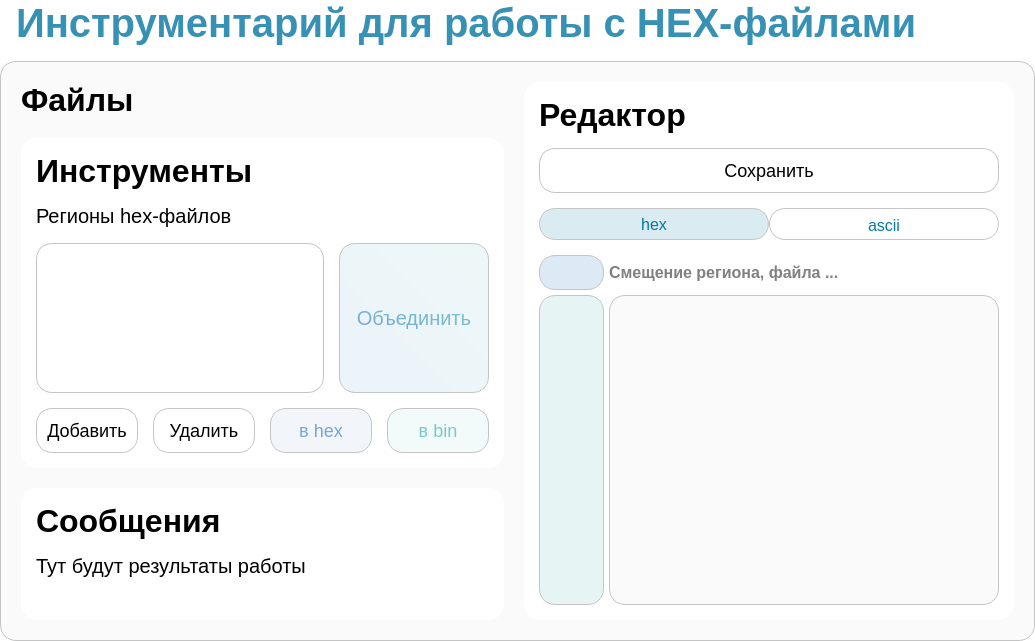
<?xml version="1.0" encoding="UTF-8"?>
<ui version="4.0">
 <class>Main</class>
 <widget class="QMainWindow" name="Main">
  <property name="geometry">
   <rect>
    <x>0</x>
    <y>0</y>
    <width>1035</width>
    <height>641</height>
   </rect>
  </property>
  <property name="windowTitle">
   <string>HEX files tools</string>
  </property>
  <property name="toolButtonStyle">
   <enum>Qt::ToolButtonTextUnderIcon</enum>
  </property>
  <widget class="QWidget" name="centralwidget">
   <property name="styleSheet">
    <string notr="true">QWidget
{
	background-color: #fff;
	color: #000;
}</string>
   </property>
   <layout class="QVBoxLayout" name="main_lt">
    <property name="spacing">
     <number>15</number>
    </property>
    <property name="leftMargin">
     <number>0</number>
    </property>
    <property name="topMargin">
     <number>0</number>
    </property>
    <property name="rightMargin">
     <number>0</number>
    </property>
    <property name="bottomMargin">
     <number>0</number>
    </property>
    <item>
     <widget class="QLabel" name="name_prj">
      <property name="sizePolicy">
       <sizepolicy hsizetype="Preferred" vsizetype="Maximum">
        <horstretch>0</horstretch>
        <verstretch>0</verstretch>
       </sizepolicy>
      </property>
      <property name="styleSheet">
       <string notr="true">QLabel
{
	font-family: 'Inter';
	font-weight: 700;
	font-size: 40px;
	color: qlineargradient(spread:pad, x1:0, y1:0, x2:1, y2:1, stop:0 rgba(7, 119, 164, 206));
	padding-left: 5px;
}</string>
      </property>
      <property name="text">
       <string>Инструментарий для работы с HEX-файлами</string>
      </property>
     </widget>
    </item>
    <item>
     <widget class="QFrame" name="main_frame_lt">
      <property name="styleSheet">
       <string notr="true">QFrame
{
	background-color: #FAFAFA;
	border: 1px solid #C4C4C4;
	border-radius: 16px;
}</string>
      </property>
      <property name="frameShape">
       <enum>QFrame::StyledPanel</enum>
      </property>
      <property name="frameShadow">
       <enum>QFrame::Raised</enum>
      </property>
      <layout class="QHBoxLayout" name="horizontalLayout_3">
       <property name="spacing">
        <number>20</number>
       </property>
       <property name="leftMargin">
        <number>20</number>
       </property>
       <property name="topMargin">
        <number>20</number>
       </property>
       <property name="rightMargin">
        <number>20</number>
       </property>
       <property name="bottomMargin">
        <number>20</number>
       </property>
       <item>
        <layout class="QVBoxLayout" name="left_lt">
         <property name="spacing">
          <number>20</number>
         </property>
         <item>
          <widget class="QFrame" name="files">
           <property name="sizePolicy">
            <sizepolicy hsizetype="Preferred" vsizetype="Maximum">
             <horstretch>0</horstretch>
             <verstretch>0</verstretch>
            </sizepolicy>
           </property>
           <property name="styleSheet">
            <string notr="true">QFrame 
{
	border: 0;
	background-color: qlineargradient(spread:pad, x1:0, y1:0, x2:1, y2:0, stop:0 rgba(0, 0, 0, 0));
}

QLabel 
{
	font-family: 'Inter';
	font-weight: 700;
	font-size: 32px;
	color: #000000;
	border: 0;
	text-align: left;
}

QToolButton
{
	padding: 10 0 -5 0;
	font-family: 'Inter';
	font-weight: 400;
	font-size: 14px;
	position: top;
	background-color: #FFFFFF;
	border: 1px solid #C4C4C4;
	border-radius: 16px;
}

QToolButton::hover
{
	background-color: rgba(196, 196, 196, 0.125);
	border: 1px solid #C4C4C4;
}

QToolButton::pressed
{
	background-color: rgba(196, 196, 196, 0.25);
	border: 1px solid #C4C4C4;
}
</string>
           </property>
           <property name="frameShape">
            <enum>QFrame::StyledPanel</enum>
           </property>
           <property name="frameShadow">
            <enum>QFrame::Raised</enum>
           </property>
           <layout class="QVBoxLayout" name="verticalLayout_3">
            <property name="spacing">
             <number>15</number>
            </property>
            <property name="leftMargin">
             <number>0</number>
            </property>
            <property name="topMargin">
             <number>0</number>
            </property>
            <property name="rightMargin">
             <number>0</number>
            </property>
            <property name="bottomMargin">
             <number>0</number>
            </property>
            <item>
             <widget class="QLabel" name="files_title">
              <property name="sizePolicy">
               <sizepolicy hsizetype="Preferred" vsizetype="Maximum">
                <horstretch>0</horstretch>
                <verstretch>0</verstretch>
               </sizepolicy>
              </property>
              <property name="autoFillBackground">
               <bool>false</bool>
              </property>
              <property name="styleSheet">
               <string notr="true"/>
              </property>
              <property name="text">
               <string>Файлы</string>
              </property>
             </widget>
            </item>
            <item>
             <layout class="QHBoxLayout" name="files_lt">
              <property name="spacing">
               <number>15</number>
              </property>
              <property name="sizeConstraint">
               <enum>QLayout::SetDefaultConstraint</enum>
              </property>
             </layout>
            </item>
           </layout>
          </widget>
         </item>
         <item>
          <widget class="QFrame" name="tools">
           <property name="sizePolicy">
            <sizepolicy hsizetype="Preferred" vsizetype="Maximum">
             <horstretch>0</horstretch>
             <verstretch>0</verstretch>
            </sizepolicy>
           </property>
           <property name="styleSheet">
            <string notr="true">QFrame
{
	background-color: rgb(255, 255, 255);
	border: 0;
}

QLabel 
{
	font-family: 'Inter';
	font-weight: 700;
	font-size: 32px;
	color: #000000;
	border: 0;
	text-align: left;
}</string>
           </property>
           <property name="frameShape">
            <enum>QFrame::StyledPanel</enum>
           </property>
           <property name="frameShadow">
            <enum>QFrame::Raised</enum>
           </property>
           <layout class="QVBoxLayout" name="verticalLayout_6">
            <property name="spacing">
             <number>15</number>
            </property>
            <property name="leftMargin">
             <number>15</number>
            </property>
            <property name="topMargin">
             <number>15</number>
            </property>
            <property name="rightMargin">
             <number>15</number>
            </property>
            <property name="bottomMargin">
             <number>15</number>
            </property>
            <item>
             <widget class="QLabel" name="tools_title">
              <property name="text">
               <string>Инструменты</string>
              </property>
             </widget>
            </item>
            <item>
             <layout class="QGridLayout" name="reg_merge_lt">
              <item row="1" column="1">
               <widget class="QToolButton" name="btn_merge">
                <property name="sizePolicy">
                 <sizepolicy hsizetype="Expanding" vsizetype="Expanding">
                  <horstretch>0</horstretch>
                  <verstretch>0</verstretch>
                 </sizepolicy>
                </property>
                <property name="minimumSize">
                 <size>
                  <width>150</width>
                  <height>150</height>
                 </size>
                </property>
                <property name="maximumSize">
                 <size>
                  <width>150</width>
                  <height>150</height>
                 </size>
                </property>
                <property name="cursor">
                 <cursorShape>PointingHandCursor</cursorShape>
                </property>
                <property name="styleSheet">
                 <string notr="true">QToolButton
{
	padding: 0;
	font-family: 'Inter';
	font-weight: 400;
	font-size: 20px;
	color: qlineargradient(spread:pad, x1:0, y1:1, x2:1, y2:0, stop:0 rgba(119, 164, 211, 255), stop:1 rgba(121, 201, 202, 255));
	background-color: qlineargradient(spread:pad, x1:0, y1:1, x2:1, y2:0, stop:0 rgba(119, 164, 211, 35), stop:1 rgba(121, 201, 202, 35));
	border: 1px solid #C4C4C4;
	border-radius: 16px;
}

QToolButton::hover
{
	background-color: qlineargradient(spread:pad, x1:0, y1:1, x2:1, y2:0, stop:0 rgba(119, 164, 211, 50), stop:1 rgba(121, 201, 202, 50));
	border: 1px solid #C4C4C4;
}

QToolButton::pressed
{
	background-color: qlineargradient(spread:pad, x1:0, y1:1, x2:1, y2:0, stop:0 rgba(119, 164, 211, 70), stop:1 rgba(121, 201, 202, 70));
}</string>
                </property>
                <property name="text">
                 <string>Объединить</string>
                </property>
                <property name="icon">
                 <iconset resource="files.qrc">
                  <normaloff>:/icons/icons/merge.png</normaloff>:/icons/icons/merge.png</iconset>
                </property>
                <property name="iconSize">
                 <size>
                  <width>100</width>
                  <height>100</height>
                 </size>
                </property>
                <property name="shortcut">
                 <string>Ctrl+M</string>
                </property>
                <property name="checked">
                 <bool>false</bool>
                </property>
                <property name="toolButtonStyle">
                 <enum>Qt::ToolButtonTextUnderIcon</enum>
                </property>
               </widget>
              </item>
              <item row="0" column="0">
               <widget class="QLabel" name="reg_title">
                <property name="styleSheet">
                 <string notr="true">QLabel 
{
	font-family: 'Inter';
	font-weight: 400;
	font-size: 20px;
	color: #000000;
	border: 0;
	text-align: left;
}</string>
                </property>
                <property name="text">
                 <string>Регионы hex-файлов</string>
                </property>
               </widget>
              </item>
              <item row="1" column="0">
               <widget class="QListWidget" name="reg_list">
                <property name="sizePolicy">
                 <sizepolicy hsizetype="Expanding" vsizetype="Expanding">
                  <horstretch>0</horstretch>
                  <verstretch>0</verstretch>
                 </sizepolicy>
                </property>
                <property name="minimumSize">
                 <size>
                  <width>0</width>
                  <height>150</height>
                 </size>
                </property>
                <property name="maximumSize">
                 <size>
                  <width>16777215</width>
                  <height>150</height>
                 </size>
                </property>
                <property name="styleSheet">
                 <string notr="true">QListWidget
{
	padding: 5px;
	font-family: 'JetBrains Mono';
	font-size: 16px;
	border: 1px solid #C4C4C4;
	border-radius: 16px;
}

QListWidget::item
{
	border-bottom: 1px solid #C4C4C4;
	selection-color: rgb(7, 119, 164);
	selection-background-color: rgb(0, 0, 0);
}</string>
                </property>
                <property name="dragDropMode">
                 <enum>QAbstractItemView::InternalMove</enum>
                </property>
               </widget>
              </item>
             </layout>
            </item>
            <item>
             <layout class="QHBoxLayout" name="horizontalLayout">
              <property name="spacing">
               <number>15</number>
              </property>
              <property name="sizeConstraint">
               <enum>QLayout::SetDefaultConstraint</enum>
              </property>
              <item>
               <widget class="QPushButton" name="btn_new_reg">
                <property name="minimumSize">
                 <size>
                  <width>0</width>
                  <height>45</height>
                 </size>
                </property>
                <property name="cursor">
                 <cursorShape>PointingHandCursor</cursorShape>
                </property>
                <property name="styleSheet">
                 <string notr="true">QPushButton
{
	font-family: 'Inter';
	font-weight: 400;
	font-size: 18px;
	background-color: #fff;
	border: 1px solid #C4C4C4;
	border-radius: 16px;
}

QPushButton::hover
{
	background-color: rgba(196, 196, 196, 0.125);
}

QPushButton::pressed
{
	background-color: rgba(196, 196, 196, 0.25);
}</string>
                </property>
                <property name="text">
                 <string>Добавить</string>
                </property>
                <property name="iconSize">
                 <size>
                  <width>50</width>
                  <height>50</height>
                 </size>
                </property>
               </widget>
              </item>
              <item>
               <widget class="QPushButton" name="btn_del">
                <property name="enabled">
                 <bool>true</bool>
                </property>
                <property name="minimumSize">
                 <size>
                  <width>0</width>
                  <height>45</height>
                 </size>
                </property>
                <property name="maximumSize">
                 <size>
                  <width>16777215</width>
                  <height>50</height>
                 </size>
                </property>
                <property name="cursor">
                 <cursorShape>PointingHandCursor</cursorShape>
                </property>
                <property name="styleSheet">
                 <string notr="true">QPushButton
{
	font-family: 'Inter';
	font-weight: 400;
	font-size: 18px;
	background-color: #fff;
	border: 1px solid #C4C4C4;
	border-radius: 16px;
}

QPushButton::hover
{
	color: rgb(229, 46, 46);
	background-color: ;
	background-color: rgba(229, 46, 46, 0.1);
	border: 1px solid #C4C4C4;
}

QPushButton::pressed
{
	color: rgb(229, 46, 46);
	background-color: rgba(229, 46, 46, 0.15);
}</string>
                </property>
                <property name="text">
                 <string>Удалить</string>
                </property>
                <property name="iconSize">
                 <size>
                  <width>50</width>
                  <height>50</height>
                 </size>
                </property>
                <property name="shortcut">
                 <string>Ctrl+D</string>
                </property>
               </widget>
              </item>
              <item>
               <widget class="QPushButton" name="btn_exp_hex">
                <property name="minimumSize">
                 <size>
                  <width>0</width>
                  <height>45</height>
                 </size>
                </property>
                <property name="cursor">
                 <cursorShape>PointingHandCursor</cursorShape>
                </property>
                <property name="styleSheet">
                 <string notr="true">QPushButton
{
	font-family: 'Inter';
	font-weight: 400;
	font-size: 18px;
	color: #77A4D3;
	background-color: rgba(119, 164, 211, 0.1);
	border: 1px solid #C4C4C4;
	border-radius: 16px;
	padding: 0 15px 0 15px;
}

QPushButton::hover
{
	background-color: rgba(119, 164, 211, 0.2);
	border: 1px solid #C4C4C4;
}

QPushButton::pressed
{
	background-color: rgba(119, 164, 211, 0.3);
}</string>
                </property>
                <property name="text">
                 <string>в hex</string>
                </property>
                <property name="icon">
                 <iconset resource="files.qrc">
                  <normaloff>:/icons/icons/0x0.png</normaloff>:/icons/icons/0x0.png</iconset>
                </property>
                <property name="iconSize">
                 <size>
                  <width>40</width>
                  <height>40</height>
                 </size>
                </property>
               </widget>
              </item>
              <item>
               <widget class="QPushButton" name="btn_exp_bin">
                <property name="minimumSize">
                 <size>
                  <width>0</width>
                  <height>45</height>
                 </size>
                </property>
                <property name="cursor">
                 <cursorShape>PointingHandCursor</cursorShape>
                </property>
                <property name="styleSheet">
                 <string notr="true">QPushButton
{
	font-family: 'Inter';
	font-weight: 400;
	font-size: 18px;
	color: #79C9CA;
	background-color: rgba(121, 201, 202, 0.1);
	border: 1px solid #C4C4C4;
	border-radius: 16px;
	padding: 0 15px 0 15px;
}

QPushButton::hover
{
	background-color: rgba(121, 201, 202, 0.2);
	border: 1px solid #C4C4C4;
}

QPushButton::pressed
{
	background-color: rgba(121, 201, 202, 0.3);
}</string>
                </property>
                <property name="text">
                 <string>в bin</string>
                </property>
                <property name="icon">
                 <iconset resource="files.qrc">
                  <normaloff>:/icons/icons/101.png</normaloff>:/icons/icons/101.png</iconset>
                </property>
                <property name="iconSize">
                 <size>
                  <width>40</width>
                  <height>40</height>
                 </size>
                </property>
               </widget>
              </item>
             </layout>
            </item>
           </layout>
          </widget>
         </item>
         <item>
          <widget class="QFrame" name="message">
           <property name="sizePolicy">
            <sizepolicy hsizetype="Preferred" vsizetype="Preferred">
             <horstretch>0</horstretch>
             <verstretch>0</verstretch>
            </sizepolicy>
           </property>
           <property name="styleSheet">
            <string notr="true">QFrame
{
	background-color: rgb(255, 255, 255);
	border: 0;
}</string>
           </property>
           <property name="frameShape">
            <enum>QFrame::StyledPanel</enum>
           </property>
           <property name="frameShadow">
            <enum>QFrame::Raised</enum>
           </property>
           <layout class="QVBoxLayout" name="verticalLayout_7">
            <property name="spacing">
             <number>15</number>
            </property>
            <property name="leftMargin">
             <number>15</number>
            </property>
            <property name="topMargin">
             <number>15</number>
            </property>
            <property name="rightMargin">
             <number>15</number>
            </property>
            <property name="bottomMargin">
             <number>15</number>
            </property>
            <item>
             <widget class="QLabel" name="message_title">
              <property name="sizePolicy">
               <sizepolicy hsizetype="Preferred" vsizetype="Fixed">
                <horstretch>0</horstretch>
                <verstretch>0</verstretch>
               </sizepolicy>
              </property>
              <property name="styleSheet">
               <string notr="true">QLabel 
{
	font-family: 'Inter';
	font-weight: 700;
	font-size: 32px;
	color: #000000;
	border: 0;
	text-align: left;
}</string>
              </property>
              <property name="text">
               <string>Сообщения</string>
              </property>
             </widget>
            </item>
            <item alignment="Qt::AlignTop">
             <widget class="QLabel" name="message_label">
              <property name="styleSheet">
               <string notr="true">QLabel 
{
	font-family: 'Inter';
	font-weight: 400;
	font-size: 20px;
	color: #000000;
	border: 0;
	text-align: left;
}</string>
              </property>
              <property name="text">
               <string>Тут будут результаты работы</string>
              </property>
             </widget>
            </item>
           </layout>
          </widget>
         </item>
        </layout>
       </item>
       <item>
        <layout class="QVBoxLayout" name="right_lt">
         <property name="spacing">
          <number>15</number>
         </property>
         <property name="leftMargin">
          <number>0</number>
         </property>
         <property name="topMargin">
          <number>0</number>
         </property>
         <item>
          <widget class="QFrame" name="editor">
           <property name="styleSheet">
            <string notr="true">QFrame
{
	background-color: rgb(255, 255, 255);
	border: 0;
}</string>
           </property>
           <property name="frameShape">
            <enum>QFrame::StyledPanel</enum>
           </property>
           <property name="frameShadow">
            <enum>QFrame::Raised</enum>
           </property>
           <layout class="QVBoxLayout" name="verticalLayout_4">
            <property name="spacing">
             <number>15</number>
            </property>
            <property name="leftMargin">
             <number>15</number>
            </property>
            <property name="topMargin">
             <number>15</number>
            </property>
            <property name="rightMargin">
             <number>15</number>
            </property>
            <property name="bottomMargin">
             <number>15</number>
            </property>
            <item>
             <widget class="QLabel" name="editor_title">
              <property name="sizePolicy">
               <sizepolicy hsizetype="Preferred" vsizetype="Maximum">
                <horstretch>0</horstretch>
                <verstretch>0</verstretch>
               </sizepolicy>
              </property>
              <property name="styleSheet">
               <string notr="true">QLabel 
{
	font-family: 'Inter';
	font-weight: 700;
	font-size: 32px;
	color: #000000;
	border: 0;
	text-align: left;
}</string>
              </property>
              <property name="text">
               <string>Редактор</string>
              </property>
             </widget>
            </item>
            <item>
             <layout class="QHBoxLayout" name="save_del_lt">
              <property name="spacing">
               <number>15</number>
              </property>
              <item>
               <widget class="QPushButton" name="btn_save">
                <property name="sizePolicy">
                 <sizepolicy hsizetype="Minimum" vsizetype="Fixed">
                  <horstretch>0</horstretch>
                  <verstretch>0</verstretch>
                 </sizepolicy>
                </property>
                <property name="minimumSize">
                 <size>
                  <width>200</width>
                  <height>45</height>
                 </size>
                </property>
                <property name="maximumSize">
                 <size>
                  <width>16777215</width>
                  <height>50</height>
                 </size>
                </property>
                <property name="cursor">
                 <cursorShape>PointingHandCursor</cursorShape>
                </property>
                <property name="styleSheet">
                 <string notr="true">QPushButton
{
	font-family: 'Inter';
	font-weight: 400;
	font-size: 18px;
	background-color: #fff;
	border: 1px solid #C4C4C4;
	border-radius: 16px;
}

QPushButton::hover
{
	background-color: rgba(196, 196, 196, 0.125);
}

QPushButton::pressed
{
	background-color: rgba(196, 196, 196, 0.25);
}</string>
                </property>
                <property name="text">
                 <string>Сохранить</string>
                </property>
                <property name="iconSize">
                 <size>
                  <width>50</width>
                  <height>50</height>
                 </size>
                </property>
                <property name="shortcut">
                 <string>Ctrl+S</string>
                </property>
               </widget>
              </item>
             </layout>
            </item>
            <item>
             <widget class="QTabWidget" name="tabWidget">
              <property name="minimumSize">
               <size>
                <width>460</width>
                <height>0</height>
               </size>
              </property>
              <property name="cursor">
               <cursorShape>PointingHandCursor</cursorShape>
              </property>
              <property name="styleSheet">
               <string notr="true">QTabWiget
{
	font-family: 'Inter';
}

QTabWidget::tab-bar
{
	min-width: 1000;
}

QTabBar::tab
{
	font-family: 'Inter';
	font-size: 16px;
	color: rgb(7, 119, 164);
	height: 30px;
    border-radius: 16px;
	border: 1px solid #C4C4C4;
}

QTabBar::tab:hover
{
	background-color: rgba(7, 119, 164, 0.1);
}

QTabBar::tab:selected
{
	background-color: rgba(7, 119, 164, 0.15);
}

QTabWidget::pane
{ 
	border: 0;
}

</string>
              </property>
              <property name="currentIndex">
               <number>0</number>
              </property>
              <widget class="QWidget" name="tab_hex">
               <property name="styleSheet">
                <string notr="true"/>
               </property>
               <attribute name="title">
                <string>hex</string>
               </attribute>
               <layout class="QGridLayout" name="gridLayout">
                <property name="leftMargin">
                 <number>0</number>
                </property>
                <property name="topMargin">
                 <number>15</number>
                </property>
                <property name="rightMargin">
                 <number>0</number>
                </property>
                <property name="bottomMargin">
                 <number>0</number>
                </property>
                <property name="spacing">
                 <number>5</number>
                </property>
                <item row="0" column="0">
                 <widget class="QPlainTextEdit" name="text_ofs_reg">
                  <property name="sizePolicy">
                   <sizepolicy hsizetype="Minimum" vsizetype="Minimum">
                    <horstretch>0</horstretch>
                    <verstretch>0</verstretch>
                   </sizepolicy>
                  </property>
                  <property name="maximumSize">
                   <size>
                    <width>65</width>
                    <height>35</height>
                   </size>
                  </property>
                  <property name="styleSheet">
                   <string notr="true">QPlainTextEdit
{
	font-family: 'JetBrains Mono';
	font-weight: 400;
	font-size: 18px;
	color: #77A4D3;
	border: 1px solid #C4C4C4;
	border-radius: 16px;
	background-color: rgba(119, 164, 211, 0.25);
	padding: 5px;
}</string>
                  </property>
                  <property name="verticalScrollBarPolicy">
                   <enum>Qt::ScrollBarAlwaysOff</enum>
                  </property>
                  <property name="horizontalScrollBarPolicy">
                   <enum>Qt::ScrollBarAlwaysOff</enum>
                  </property>
                  <property name="overwriteMode">
                   <bool>false</bool>
                  </property>
                 </widget>
                </item>
                <item row="1" column="1">
                 <widget class="QPlainTextEdit" name="hex_data_plainTextEdit">
                  <property name="minimumSize">
                   <size>
                    <width>0</width>
                    <height>0</height>
                   </size>
                  </property>
                  <property name="styleSheet">
                   <string notr="true">QPlainTextEdit
{
	font-family: 'JetBrains Mono';
	font-weight: 400;
	font-size: 18px;
	border: 1px solid #C4C4C4;
	border-radius: 16px;
	padding: 5px;
	background-color: #FAFAFA;
}</string>
                  </property>
                 </widget>
                </item>
                <item row="0" column="1">
                 <widget class="QLabel" name="lable_ofs_and_file">
                  <property name="sizePolicy">
                   <sizepolicy hsizetype="Fixed" vsizetype="Fixed">
                    <horstretch>0</horstretch>
                    <verstretch>0</verstretch>
                   </sizepolicy>
                  </property>
                  <property name="styleSheet">
                   <string notr="true">QLabel 
{
	font-family: 'Inter';
	font-weight: 500;
	font-size: 16px;
	color: rgba(0, 0, 0, 50%);
	border: 0;
	text-align: left;
}</string>
                  </property>
                  <property name="text">
                   <string>Смещение региона, файла ...</string>
                  </property>
                  <property name="is_new" stdset="0">
                   <bool>false</bool>
                  </property>
                 </widget>
                </item>
                <item row="1" column="0">
                 <widget class="QPlainTextEdit" name="hex_adr_plainTextEdit">
                  <property name="sizePolicy">
                   <sizepolicy hsizetype="Maximum" vsizetype="Expanding">
                    <horstretch>0</horstretch>
                    <verstretch>0</verstretch>
                   </sizepolicy>
                  </property>
                  <property name="minimumSize">
                   <size>
                    <width>65</width>
                    <height>0</height>
                   </size>
                  </property>
                  <property name="maximumSize">
                   <size>
                    <width>65</width>
                    <height>16777215</height>
                   </size>
                  </property>
                  <property name="styleSheet">
                   <string notr="true">QPlainTextEdit
{
	font-family: 'JetBrains Mono';
	font-weight: 400;
	font-size: 18px;
	color: #009C93;
	border: 1px solid #C4C4C4;
	border-radius: 16px;
	background-color: rgba(0, 156, 147, 0.1);
	padding: 5px;
}</string>
                  </property>
                  <property name="verticalScrollBarPolicy">
                   <enum>Qt::ScrollBarAlwaysOff</enum>
                  </property>
                  <property name="horizontalScrollBarPolicy">
                   <enum>Qt::ScrollBarAlwaysOff</enum>
                  </property>
                 </widget>
                </item>
               </layout>
              </widget>
              <widget class="QWidget" name="tab_bin">
               <property name="styleSheet">
                <string notr="true"/>
               </property>
               <attribute name="title">
                <string>ascii</string>
               </attribute>
               <layout class="QGridLayout" name="gridLayout_2">
                <property name="leftMargin">
                 <number>0</number>
                </property>
                <property name="topMargin">
                 <number>15</number>
                </property>
                <property name="rightMargin">
                 <number>0</number>
                </property>
                <property name="bottomMargin">
                 <number>0</number>
                </property>
                <property name="spacing">
                 <number>0</number>
                </property>
                <item row="0" column="0">
                 <widget class="QPlainTextEdit" name="ascii_plainTextEdit">
                  <property name="styleSheet">
                   <string notr="true">QPlainTextEdit
{
	font-family: 'JetBrains Mono';
	font-weight: 400;
	font-size: 18px;
	border: 1px solid #C4C4C4;
	border-radius: 16px;
	padding: 5px;
	background-color: #FAFAFA;
}</string>
                  </property>
                 </widget>
                </item>
               </layout>
              </widget>
             </widget>
            </item>
           </layout>
          </widget>
         </item>
        </layout>
       </item>
      </layout>
     </widget>
    </item>
   </layout>
  </widget>
 </widget>
 <resources>
  <include location="files.qrc"/>
 </resources>
 <connections/>
</ui>
